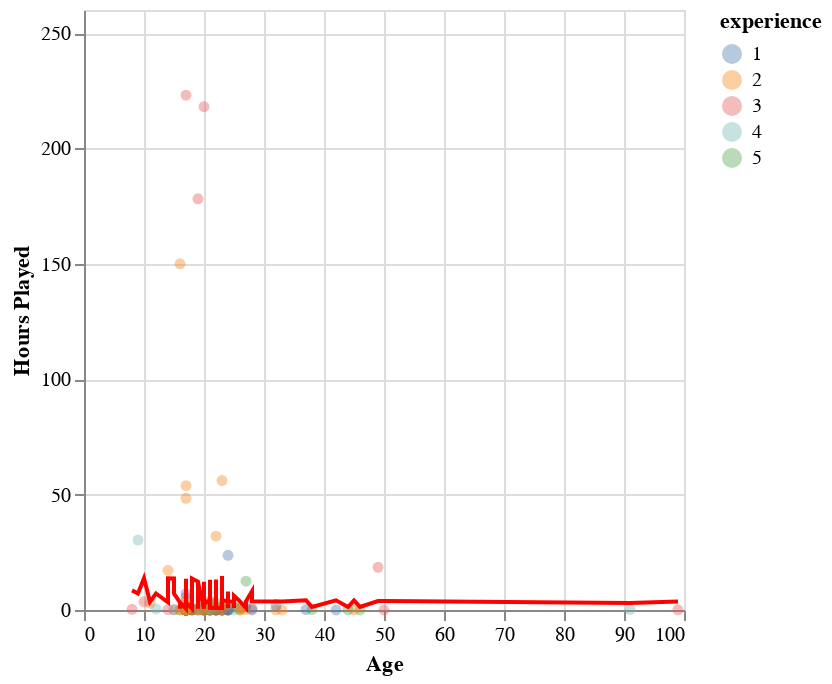

Here is the notebook cell this chart was saved with:
### Code cell
# Create a grid of evenly spaced values for both 'age' and 'experience'
age_prediction_grid = pd.DataFrame({
    "age": player_tidy['age'],
    "experience": player_tidy['experience']
})

# Predict played hours for each combination in the grid
age_prediction_grid["predicted"] = gridsearch.predict(age_prediction_grid)

# Base plot: scatter plot of actual player data
base_plot = alt.Chart(player_tidy).mark_circle(opacity=0.4).encode(
    x=alt.X("age", scale=alt.Scale(zero=False), title="Age"),
    y=alt.Y("played_hours", scale=alt.Scale(domain=[1, 250]), axis=alt.Axis(format=",.0f"), title="Hours Played"),
    color=alt.Color('experience:N')
)

# Add the predictions as a line
predictions_plot = base_plot + alt.Chart(age_prediction_grid).mark_line(color="red").encode(
    x="age",
    y="predicted"
)

# Display the final plot
predictions_plot

### Figure 1 — Vega-Lite specification as saved in the notebook (floating-point values rounded to 4 significant figures; data arrays with more than 128 entries replaced by an {"elided": "..."} marker saying what was removed)
{"config": {"view": {"continuousWidth": 300, "continuousHeight": 300}}, "layer": [{"data": {"name": "data-a6b11b9ccb5576cf107f0ec98d1200b1"}, "mark": {"type": "circle", "opacity": 0.4}, "encoding": {"color": {"field": "experience", "type": "nominal"}, "x": {"field": "age", "scale": {"zero": false}, "title": "Age", "type": "quantitative"}, "y": {"axis": {"format": ",.0f"}, "field": "played_hours", "scale": {"domain": [1, 250]}, "title": "Hours Played", "type": "quantitative"}}}, {"data": {"name": "data-3e119a301400b9a59f56f6ce79b1881c"}, "mark": {"type": "line", "color": "red"}, "encoding": {"x": {"field": "age", "type": "quantitative"}, "y": {"field": "predicted", "type": "quantitative"}}}], "$schema": "https://vega.github.io/schema/vega-lite/v5.20.1.json", "datasets": {"data-a6b11b9ccb5576cf107f0ec98d1200b1": {"elided": "196 records"}, "data-3e119a301400b9a59f56f6ce79b1881c": {"elided": "196 records"}}}
